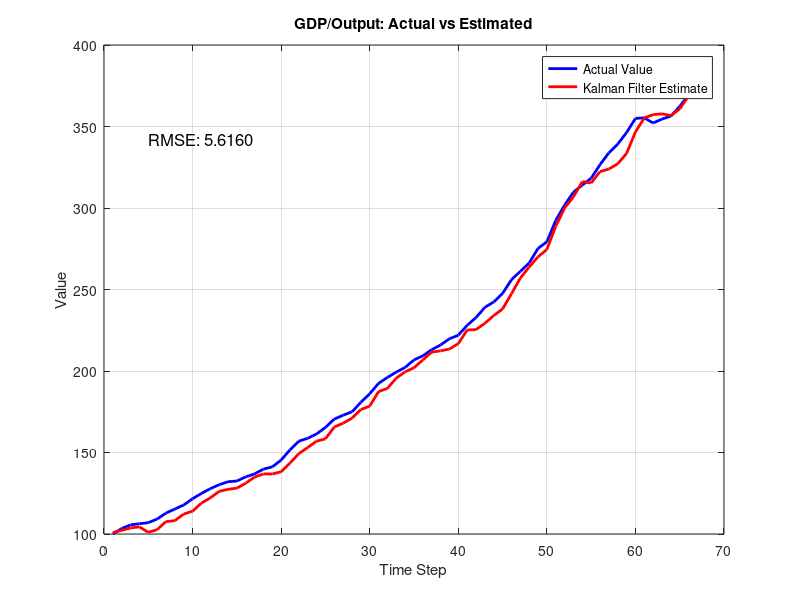

MATLAB code to generate this figure: (Note: this script raises an error after producing the figure.)
% Extended Kalman Filter (EKF) for Economic Tracking with Comparison Plots
clear; clc;close all;

% Read the CSV and Excel files
try
    % Import data using readtable for CSV files and readmatrix for Excel
    depreciation_data = readtable('Y0000C1Q027SBEA.csv');
    savings_data = readtable('PSAVERT.csv');
    labour_data = readtable('LFACTTTTUSM647S.csv');
    labour_growth_data = readtable('LABOUR_GROWTH_RATE.xlsx');
    output_data = readtable('GDPC1.csv');
    productivity_data = readtable('RTFPNAUSA632NRUG.csv');
    capital_data = readtable('RKNANPUSA666NRUG.csv');
    
    % Extract the last columns (values) - taking only the first 66 rows
    depreciation = depreciation_data{1:66, end};
    savings = savings_data{1:66, end};
    labour = labour_data{1:66, end};
    labour_growth = labour_growth_data{1:66, end};
    output = output_data{1:66, end};
    productivity = productivity_data{1:66, end};
    capital = capital_data{1:66, end};
    
    % Number of time steps
    N = 66;
    
    % Assemble all variables into a combined state vector
    % State vector: [output, labour, capital, depreciation, savings, productivity, labour_growth]
    x_true = [output, labour, capital, depreciation, savings, productivity, labour_growth]';
    
    % Create measurements with some noise
    rng(42); % Set random seed for reproducibility
    noise_level = 0.02; % 2% noise
    z_meas = x_true .* (1 + noise_level * randn(size(x_true)));
    
    disp('Successfully loaded CSV files.');
    
catch
    % If files not found or error reading, create simulated data
    disp('Error reading CSV files. Using simulated data instead.');
    
    % Simulation parameters
    N = 66;
    
    % Initial state values
    initial_state = [100; 50; 200; 0.1; 8; 1; 0.02]; 
    % [Output, Labour, Capital, Depreciation, Savings, Productivity, Labour Growth]
    
    % Create simulated data
    x_true = zeros(7, N);
    x_true(:,1) = initial_state;
    
    % Simple simulation model
    for k = 2:N
        % Simple economic model with some random growth/fluctuation
        growth_factors = [0.02; 0.01; 0.015; 0.001; 0.005; 0.01; 0.002];
        noise_factors = [0.01; 0.005; 0.008; 0.002; 0.01; 0.005; 0.001];
        
        growth_rate = noise_factors .* randn(7,1) + growth_factors;
        x_true(:,k) = x_true(:,k-1) .* (1 + growth_rate);
    end
    
    % Create noisy measurements
    z_meas = x_true .* (1 + 0.02 * randn(size(x_true)));
end

% Normalize data to avoid numerical issues
x_mean = mean(x_true, 2);
x_std = std(x_true, 0, 2);

x_true_norm = zeros(size(x_true));
z_meas_norm = zeros(size(z_meas));

for i = 1:size(x_true, 1)
    x_true_norm(i,:) = (x_true(i,:) - x_mean(i)) / x_std(i);
    z_meas_norm(i,:) = (z_meas(i,:) - x_mean(i)) / x_std(i);
end

% Initialize EKF for all variables
x_est_norm = zeros(size(x_true_norm));
x_est_norm(:,1) = z_meas_norm(:,1); % Initialize with first measurement
P = eye(size(x_true, 1)); % Initial covariance matrix

% Process and measurement noise covariance matrices
Q = diag(0.01 * ones(1, size(x_true, 1))); % Process noise
R = diag(0.02 * ones(1, size(x_true, 1))); % Measurement noise

% Define state transition function for normalized economic variables
% This is a simple model relating the variables
f = @(x) [
    x(1) + 0.05*x(3) - 0.02*x(2);                % Output: influenced by capital and labor
    x(2) + 0.01*x(1) - 0.01*x(7);                % Labour: influenced by output and labour growth
    x(3) + 0.03*x(1) - 0.01*x(4);                % Capital: influenced by output and depreciation
    x(4) + 0.01*x(3) - 0.005*x(1);               % Depreciation: influenced by capital and output
    x(5) + 0.02*x(1) - 0.01*x(2);                % Savings: influenced by output and labour
    x(6) + 0.01*x(1) + 0.01*x(3) - 0.02*x(2);    % Productivity: influenced by output, capital and labour
    x(7) + 0.01*x(6) - 0.005*x(5);               % Labour growth: influenced by productivity and savings
    ];

% Define direct measurement function
h = @(x) x; % Direct measurement of all state variables

% Run the EKF algorithm
for k = 2:N
    % Get current measurement
    z = z_meas_norm(:, k);
    
    % EKF Prediction Step
    x_pred = f(x_est_norm(:, k-1));
    
    % Calculate Jacobian of f (simplified, using constant values)
    % In a real application, this would be calculated based on the current state
    F = eye(size(x_true, 1)); % Initialize to identity
    
    % GDP/Output row
    F(1, 1) = 1;
    F(1, 2) = -0.02;
    F(1, 3) = 0.05;
    
    % Labour row
    F(2, 1) = 0.01;
    F(2, 2) = 1;
    F(2, 7) = -0.01;
    
    % Capital row
    F(3, 1) = 0.03;
    F(3, 3) = 1;
    F(3, 4) = -0.01;
    
    % Depreciation row
    F(4, 1) = -0.005;
    F(4, 3) = 0.01;
    F(4, 4) = 1;
    
    % Savings row
    F(5, 1) = 0.02;
    F(5, 2) = -0.01;
    F(5, 5) = 1;
    
    % Productivity row
    F(6, 1) = 0.01;
    F(6, 2) = -0.02;
    F(6, 3) = 0.01;
    F(6, 6) = 1;
    
    % Labour growth row
    F(7, 5) = -0.005;
    F(7, 6) = 0.01;
    F(7, 7) = 1;
    
    P_pred = F * P * F' + Q;
    
    % EKF Update Step
    H = eye(size(x_true, 1)); % Identity matrix for measurement Jacobian
    K = P_pred * H' / (H * P_pred * H' + R); % Kalman Gain
    x_est_norm(:, k) = x_pred + K * (z - h(x_pred));
    P = (eye(size(x_true, 1)) - K * H) * P_pred; % Updated covariance
end

% Denormalize the estimates
x_est = zeros(size(x_est_norm));
for i = 1:size(x_true, 1)
    x_est(i,:) = x_est_norm(i,:) * x_std(i) + x_mean(i);
end

% Create time vector
time = 1:N;

% Variable names for plots
variable_names = {'GDP/Output', 'Labour', 'Capital', 'Depreciation', 'Savings Rate', 'Productivity', 'Labour Growth Rate'};

% Create individual plots for each variable showing actual vs estimated values
for i = 1:size(x_true, 1)
    figure('Name', variable_names{i}, 'Position', [100*i, 100*i, 800, 400]);
    
    % Plot actual and estimated values
    plot(time, x_true(i,:), 'b-', 'LineWidth', 2);
    hold on;
    plot(time, x_est(i,:), 'r-', 'LineWidth', 2);
    
    title([variable_names{i}, ': Actual vs Estimated']);
    xlabel('Time Step');
    ylabel('Value');
    legend('Actual Value', 'Kalman Filter Estimate');
    grid on;
    
    % Calculate and display RMSE
    rmse = sqrt(mean((x_true(i,:) - x_est(i,:)).^2));
    text(5, min(x_true(i,:)) + 0.9*(max(x_true(i,:)) - min(x_true(i,:))), ...
        ['RMSE: ', num2str(rmse, '%.4f')], 'FontSize', 12);
    
    % Improve formatting for readability
    ax = gca;
    ax.FontSize = 12;
    ax.LineWidth = 1.5;
end

% Calculate overall RMSE for each variable
rmse_values = zeros(size(x_true, 1), 1);
for i = 1:size(x_true, 1)
    rmse_values(i) = sqrt(mean((x_true(i,:) - x_est(i,:)).^2));
end

% Display RMSE values
fprintf('RMSE Values:\n');
for i = 1:size(x_true, 1)
    fprintf('%s: %.4f\n', variable_names{i}, rmse_values(i));
end

% Create a combined figure showing all normalized variables
figure('Name', 'All Variables Normalized', 'Position', [100, 100, 1000, 600]);

% Normalize data for plotting
norm_true = zeros(size(x_true));
norm_est = zeros(size(x_est));

for i = 1:size(x_true, 1)
    norm_true(i,:) = (x_true(i,:) - min(x_true(i,:))) / (max(x_true(i,:)) - min(x_true(i,:)));
    norm_est(i,:) = (x_est(i,:) - min(x_true(i,:))) / (max(x_true(i,:)) - min(x_true(i,:)));
end

% Create 2x4 subplot grid for all variables
for i = 1:size(x_true, 1)
    subplot(2, 4, i);
    plot(time, norm_true(i,:), 'b-', 'LineWidth', 1.5);
    hold on;
    plot(time, norm_est(i,:), 'r-', 'LineWidth', 1.5);
    
    title(variable_names{i});
    if i > 4 % Only add x-labels to bottom row
        xlabel('Time Step');
    end
    ylabel('Normalized Value');
    grid on;
    legend('Actual', 'Estimate');
end

% Adjust layout
set(gcf, 'Color', 'w');
sgtitle('Normalized Economic Variables: Actual vs Estimated', 'FontSize', 14);